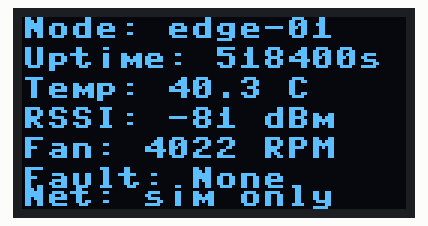
Simulated run of this program. Board: ESP32 board running MicroPython. Shown: 128×64 one-colour display. Random numbers come from a fixed seed; what the program prints to the serial console is not drawn.

Above: at 0.1 s.
At 2.1 s:
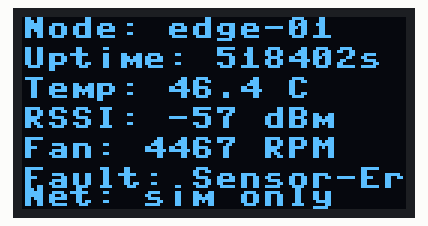
At 6.2 s:
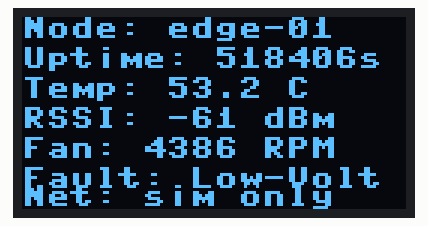
At 12.3 s:
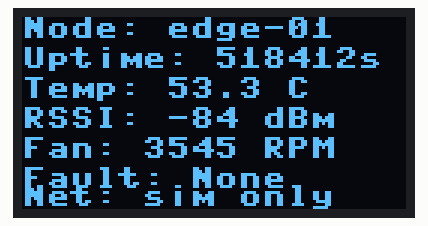
At 18.4 s:
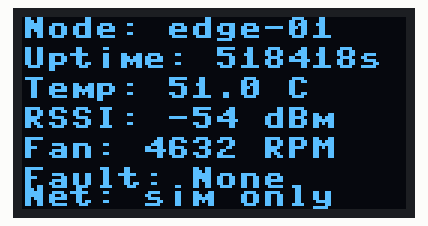
At 30.5 s:
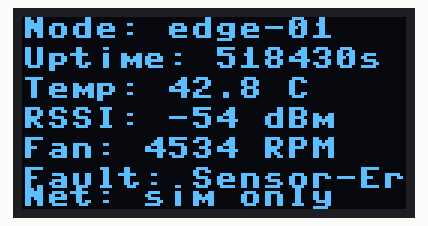

The program:

main.py
```python
"""Loopwatch ESP32 edge node (MicroPython): OLED dashboard + Wi-Fi telemetry.

ALL SENSOR VALUES IN THIS FILE ARE SIMULATED (random, as in the original dashboard). Nothing
here reads a real sensor; each reading is its own function with a TODO(real hardware) note.
The wire format is the Loopwatch telemetry schema (backend/app/schemas/edge.py).

Every 2 s it:
  1. builds one telemetry message
  2. shows it on the SSD1306 OLED (I2C, SCL=GPIO22, SDA=GPIO21, addr 0x3c) and prints it
  3. only if SEND_TO_BACKEND is True: POSTs it to <BACKEND_URL>/api/v1/edge/telemetry
  4. only then: reboots if the reply lists the known command "power_cycle"
By default (SEND_TO_BACKEND = False) it is a pure simulation and sends nothing.

Single file: edit the SETTINGS block below, copy this file to the board as main.py.
Needs the `ssd1306` driver on the board:  import mip; mip.install("ssd1306")
Do not commit real Wi-Fi credentials; put them in only on the copy you flash.
STATUS: not run on a board. Syntax-checked, and the message it builds is validated against the
backend schema on desktop Python with stubbed modules.
"""
import json
import random
import time

try:
    import urequests as requests  # older MicroPython builds
except ImportError:  # pragma: no cover - newer builds ship `requests`
    import requests

# ---- SETTINGS (edit these) ---------------------------------------------------------------------
# False: simulate only. Values are generated and shown on the OLED/serial, Wi-Fi is never started
# and no request is sent to the backend (the backend's own simulator supplies the telemetry).
# True: also POST every message to BACKEND_URL (needs the Wi-Fi settings below).
SEND_TO_BACKEND = False
WIFI_SSID = "your-wifi"
WIFI_PASS = "your-password"
BACKEND_URL = "http://192.168.1.50:8000"  # the computer running uvicorn (LAN IP, not localhost)
NODE_NAME = "edge-01"  # must match LOOPWATCH_EDGE_NODE on the backend
# ------------------------------------------------------------------------------------------------

SEND_INTERVAL_S = 2
WIFI_RETRY_S = 5
BASE_UPTIME_S = 518400
KNOWN_COMMANDS = ("power_cycle",)

# Fault strings from the original dashboard. "None" is sent as JSON null.
FAULT_OPTIONS = ["None", "None", "None", "Sensor-Err", "Low-Volt"]

# Set True to make the simulated fan stall and the temperature climb past the 70 C limit, so the
# backend's overheat rule can fire from this board. (The backend's Overheat button only drives
# the backend's own simulator, not this board.)
SIM_COOLING_FAULT = False

_state = {"temp": 41.2, "fan": 4200}
_boot_ms = time.ticks_ms() if hasattr(time, "ticks_ms") else int(time.time() * 1000)


# ---- simulated sensors (placeholders) ----------------------------------------------------------

def read_temperature_c():
    # TODO(real hardware): read an external sensor (DS18B20 via onewire, or a thermistor on an ADC).
    if SIM_COOLING_FAULT:
        _state["temp"] = min(88.0, _state["temp"] + 6.0)
    else:
        _state["temp"] = round(random.uniform(38.0, 55.0), 1)
    return round(_state["temp"], 1)


def read_fan_rpm():
    # TODO(real hardware): count tachometer pulses on a Pin interrupt over a 1 s window.
    if SIM_COOLING_FAULT:
        _state["fan"] = max(0, _state["fan"] - 1400)
    else:
        _state["fan"] = random.randint(3500, 4800)
    return int(_state["fan"])


def read_rssi_dbm(wlan=None):
    # TODO(real hardware): return wlan.status("rssi"). Simulated for now.
    return random.randint(-85, -40)


def read_fault():
    choice = random.choice(FAULT_OPTIONS)
    return None if choice == "None" else choice


def uptime_s():
    now = time.ticks_ms() if hasattr(time, "ticks_ms") else int(time.time() * 1000)
    return BASE_UPTIME_S + (now - _boot_ms) // 1000  # monotonic: the backend treats a drop as a reboot


# ---- message and commands ----------------------------------------------------------------------

def build_message(wlan=None):
    """One telemetry message in the shared schema."""
    return {
        "node": NODE_NAME,
        "uptime_s": int(uptime_s()),
        "temp_c": read_temperature_c(),
        "rssi_dbm": read_rssi_dbm(wlan),
        "fan_rpm": read_fan_rpm(),
        "fault": read_fault(),
    }


def commands_from_reply(text):
    """Treat the reply as data: only known command names are accepted, never free text."""
    try:
        commands = json.loads(text).get("commands", [])
    except (ValueError, AttributeError):
        return []
    return [c for c in commands if c in KNOWN_COMMANDS]


# ---- OLED --------------------------------------------------------------------------------------

def init_display():
    """Return the OLED, or None if it is missing, so telemetry keeps flowing without it."""
    try:
        from machine import I2C, Pin
        import ssd1306

        i2c = I2C(0, scl=Pin(22), sda=Pin(21))
        return ssd1306.SSD1306_I2C(128, 64, i2c, addr=0x3C)
    except Exception as e:  # noqa: BLE001 - no display is not fatal
        print("OLED not available:", e)
        return None


def show(oled, msg, net):
    if oled is None:
        return
    oled.fill(0)
    oled.text("Node: {}".format(msg["node"]), 0, 0)
    oled.text("Uptime: {}s".format(msg["uptime_s"]), 0, 10)
    oled.text("Temp: {} C".format(msg["temp_c"]), 0, 20)
    oled.text("RSSI: {} dBm".format(msg["rssi_dbm"]), 0, 30)
    oled.text("Fan: {} RPM".format(msg["fan_rpm"]), 0, 40)
    oled.text("Fault: {}".format(msg["fault"] or "None"), 0, 50)
    oled.text("Net: {}".format(net), 0, 56)
    oled.show()


# ---- networking --------------------------------------------------------------------------------

def connect_wifi(wlan, timeout_s=10):
    if wlan.isconnected():
        return True
    wlan.connect(WIFI_SSID, WIFI_PASS)
    start = time.time()
    while not wlan.isconnected() and time.time() - start < timeout_s:
        time.sleep(0.25)
    return wlan.isconnected()


def send(message):
    """POST one message. Returns (http_status, commands queued for this node)."""
    url = BACKEND_URL + "/api/v1/edge/telemetry"
    response = requests.post(url, data=json.dumps(message), headers={"Content-Type": "application/json"})
    try:
        if response.status_code != 200:
            return response.status_code, []
        return 200, commands_from_reply(response.text)
    finally:
        response.close()


def run():
    oled = init_display()
    print("Edge node {} starting ({}). Ctrl+C to stop.".format(
        NODE_NAME, "sending to backend" if SEND_TO_BACKEND else "simulation only, nothing is sent"))
    wlan = machine = None
    if SEND_TO_BACKEND:
        import machine  # noqa: F811 - only needed for the reboot command
        import network

        wlan = network.WLAN(network.STA_IF)
        wlan.active(True)
    last_try = 0
    net = "connecting" if SEND_TO_BACKEND else "sim only"
    try:
        while True:
            msg = build_message(wlan)
            if not SEND_TO_BACKEND:
                print(json.dumps(msg))
            else:
                if not wlan.isconnected() and time.time() - last_try >= WIFI_RETRY_S:
                    last_try = time.time()
                    net = "wifi ok" if connect_wifi(wlan) else "wifi..."
                if wlan.isconnected():
                    try:
                        status, commands = send(msg)
                        net = "OK" if status == 200 else "HTTP {}".format(status)
                        if "power_cycle" in commands:
                            show(oled, msg, "rebooting")
                            time.sleep(0.5)
                            machine.reset()
                    except OSError:
                        net = "backend down"  # keep looping; it may come back
                else:
                    net = "no wifi"
            show(oled, msg, net)
            time.sleep(SEND_INTERVAL_S)
    except KeyboardInterrupt:
        if oled is not None:
            oled.fill(0)
            oled.show()
        print("Edge node stopped.")


if __name__ == "__main__":
    run()
```

Measured:
- what the display in image 1 shows lasts 2.0 s, from 2.1 s to 4.1 s
